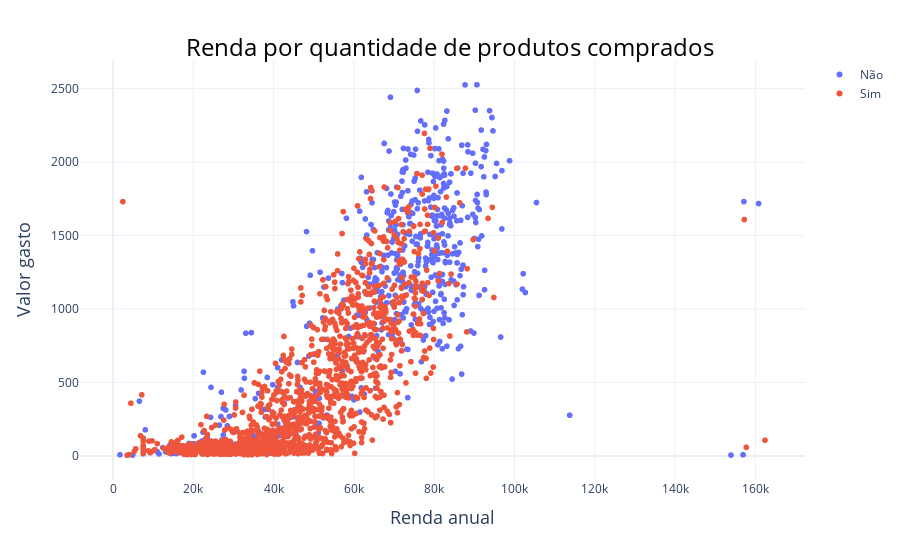

Notebook source saved alongside this figure:
### Markdown cell above
## Qual a relação da renda dos clientes, quantidade de produtos comprados e filhos?

### Code cell
fig = px.scatter(data_frame=df_customer, x='Income', y='MntTotal', color='Have_sons')
fig.update_layout(
    xaxis_title={
        'text':'Renda anual',
        'font_size': 18
    },
    yaxis_title={
        'text': 'Valor gasto',
        'font_size': 18
    },
    legend_title={
        'text':None,
        'font_size': 18
    },
    title={
        'text': 'Renda por quantidade de produtos comprados',
        'x': 0.5,
        'y': 0.93,
        'font_color': 'black',
        'font_size': 24
    },
    template='plotly_white'
)

### Figure 1 — Plotly figure (JSON) as saved in the notebook; plotly's stock layout.template omitted (floating-point values rounded to 4 significant figures; data arrays with more than 128 entries replaced by an {"elided": "..."} marker saying what was removed)
{"data": [{"hovertemplate": "Have_sons=Não<br>Income=%{x}<br>MntTotal=%{y}<extra></extra>", "legendgroup": "Não", "marker": {"color": "#636efa", "symbol": "circle"}, "mode": "markers", "name": "Não", "showlegend": true, "type": "scattergl", "x": {"elided": "637 int values"}, "xaxis": "x", "y": {"elided": "637 int values"}, "yaxis": "y"}, {"hovertemplate": "Have_sons=Sim<br>Income=%{x}<br>MntTotal=%{y}<extra></extra>", "legendgroup": "Sim", "marker": {"color": "#EF553B", "symbol": "circle"}, "mode": "markers", "name": "Sim", "showlegend": true, "type": "scattergl", "x": {"elided": "1599 int values"}, "xaxis": "x", "y": {"elided": "1599 int values"}, "yaxis": "y"}], "layout": {"legend": {"title": {"font": {"size": 18}}, "tracegroupgap": 0}, "margin": {"t": 60}, "title": {"font": {"color": "black", "size": 24}, "text": "Renda por quantidade de produtos comprados", "x": 0.5, "y": 0.93}, "xaxis": {"anchor": "y", "domain": [0, 1], "title": {"font": {"size": 18}, "text": "Renda anual"}}, "yaxis": {"anchor": "x", "domain": [0, 1], "title": {"font": {"size": 18}, "text": "Valor gasto"}}}}
